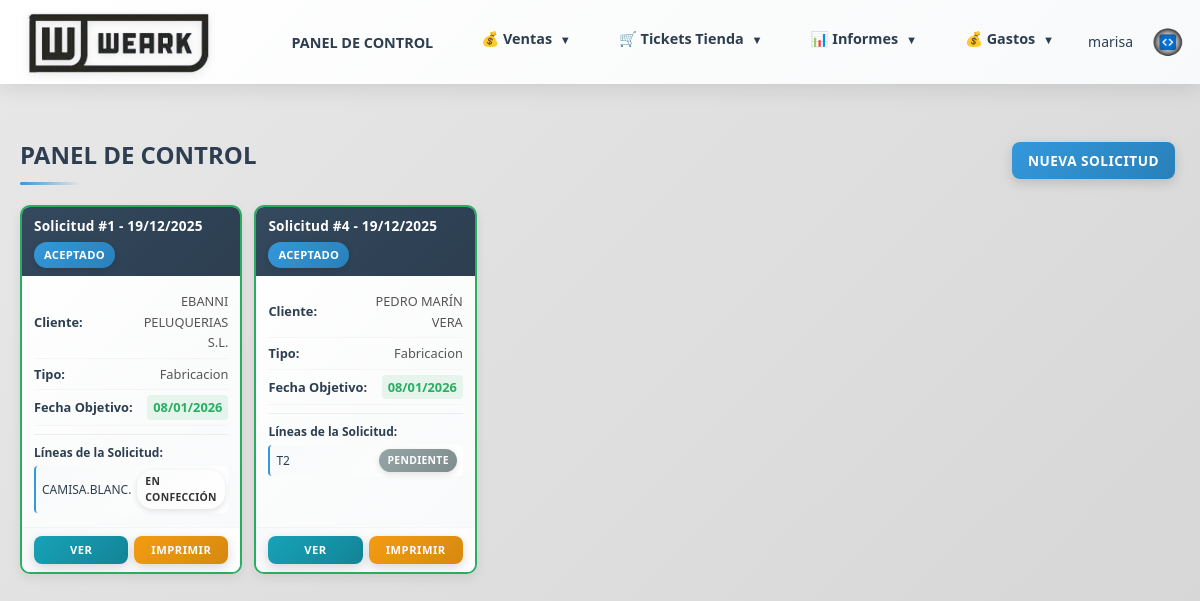
Before: / (signed in) with the older database file.
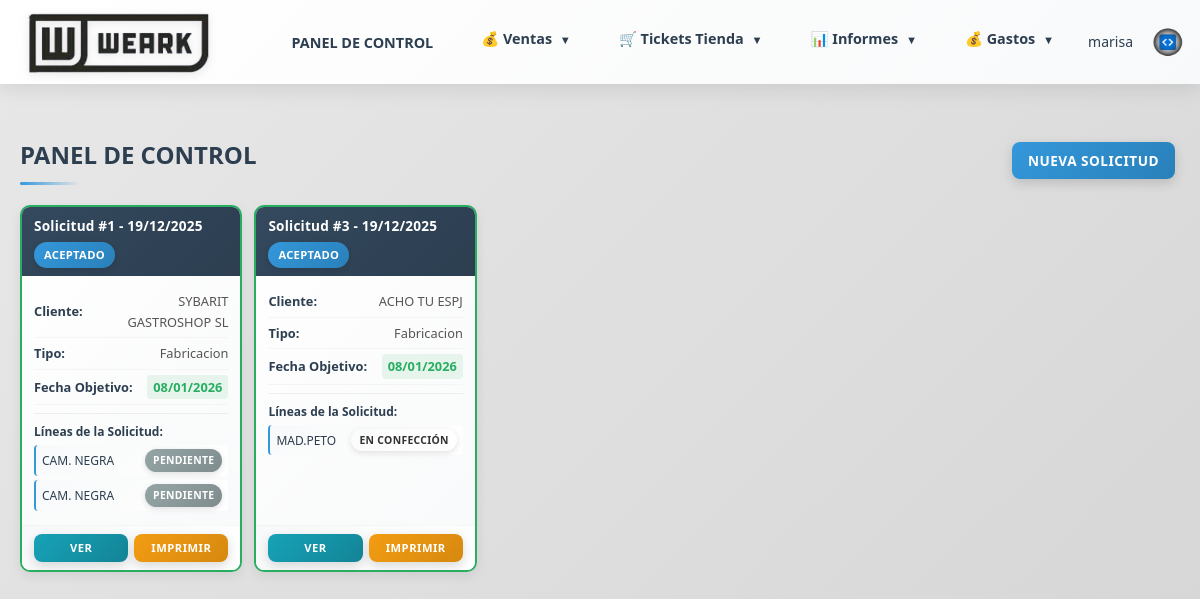
After: the same page with the newer database file.
### models.py (models this page shows, shortened)
class Presupuesto(db.Model):
    __tablename__ = 'presupuestos'
    id = db.Column(db.Integer, primary_key=True)
    comercial_id = db.Column(db.Integer, db.ForeignKey('comerciales.id'), nullable=False)
    cliente_id = db.Column(db.Integer, db.ForeignKey('clientes.id'), nullable=False)
    tipo_pedido = db.Column(db.String(50), nullable=False)  # confeccion, bordado, serigrafia, sublimacion, varios
    estado = db.Column(db.String(50), nullable=False, default='presupuesto')  # presupuesto, aceptado, diseño, diseño finalizado, en preparacion, todo listo, enviado, entregado al cliente, pedido rechazado
    forma_pago = db.Column(db.Text)
    imagen_diseno = db.Column(db.String(255))
    imagen_portada = db.Column(db.String(255))  # Imagen de portada (primera página)
    imagen_adicional_1 = db.Column(db.String(255))  # Imagen adicional 1 (segunda página)
    descripcion_imagen_1 = db.Column(db.Text)  # Descripción de imagen adicional 1
    imagen_adicional_2 = db.Column(db.String(255))  # Imagen adicional 2 (segunda página)
    descripcion_imagen_2 = db.Column(db.Text)  # Descripción de imagen adicional 2
    imagen_adicional_3 = db.Column(db.String(255))  # Imagen adicional 3 (segunda página)
    descripcion_imagen_3 = db.Column(db.Text)  # Descripción de imagen adicional 3
    imagen_adicional_4 = db.Column(db.String(255))  # Imagen adicional 4 (segunda página)
    descripcion_imagen_4 = db.Column(db.Text)  # Descripción de imagen adicional 4
    imagen_adicional_5 = db.Column(db.String(255))  # Imagen adicional 5 (segunda página)
    descripcion_imagen_5 = db.Column(db.Text)  # Descripción de imagen adicional 5
    seguimiento = db.Column(db.Text)
    fecha_presupuesto = db.Column(db.Date)  # Fecha cuando se marcó como presupuesto (usa fecha_creacion si no existe)
    fecha_aceptado = db.Column(db.Date)  # Fecha cuando se aceptó
    fecha_diseno = db.Column(db.Date)  # Fecha cuando se marcó como diseño
    fecha_diseno_finalizado = db.Column(db.Date)  # Fecha cuando se finalizó el diseño
    fecha_en_preparacion = db.Column(db.Date)  # Fecha cuando se marcó como en preparación
    fecha_todo_listo = db.Column(db.Date)  # Fecha cuando se marcó como todo listo
    fecha_enviado = db.Column(db.Date)  # Fecha cuando se envió
    fecha_entregado_cliente = db.Column(db.Date)  # Fecha cuando se entregó al cliente
    fecha_rechazado = db.Column(db.Date)  # Fecha cuando se rechazó
    fecha_aceptacion = db.Column(db.Date)  # Alias de fecha_aceptado para compatibilidad
    fecha_objetivo = db.Column(db.Date)  # Fecha objetivo de entrega
    fecha_entrega_trabajo = db.Column(db.Date)
    fecha_envio_taller = db.Column(db.Date)
    fecha_entrega_bordados = db.Column(db.Date)
    fecha_entrega_cliente = db.Column(db.Date)
    fecha_pendiente_enviar = db.Column(db.Date)  # Deprecated: usar fecha_presupuesto
    fecha_envio = db.Column(db.Date)  # Deprecated: usar fecha_enviado
    fecha_respuesta = db.Column(db.Date)  # Deprecated: usar fecha_aceptado o fecha_rechazado
    fecha_creacion = db.Column(db.DateTime, default=datetime.utcnow)
    lineas = db.relationship('LineaPresupuesto', backref='presupuesto', lazy=True, cascade='all, delete-orphan')

class Cliente(db.Model, UserMixin):
    __tablename__ = 'clientes'
    id = db.Column(db.Integer, primary_key=True)
    nombre = db.Column(db.String(200), nullable=False)
    alias = db.Column(db.String(200))  # Alias o nombre alternativo
    nif = db.Column(db.String(20))  # NIF/CIF del cliente
    direccion = db.Column(db.Text)
    poblacion = db.Column(db.String(100))  # Población
    provincia = db.Column(db.String(100))  # Provincia
    codigo_postal = db.Column(db.String(10))  # Código Postal
    pais = db.Column(db.String(100), default='España')  # País
    telefono = db.Column(db.String(50))  # Teléfono fijo
    movil = db.Column(db.String(50))  # Teléfono móvil
    email = db.Column(db.String(100))
    categoria = db.Column(db.String(50))  # Categoría: hosteleria, clinica, colegio, emerita, carnaval, transporte, varios
    personas_contacto = db.Column(db.Text)  # Personas de contacto
    anotaciones = db.Column(db.Text)  # Anotaciones adicionales
    usuario_web = db.Column(db.String(80), unique=True, nullable=True)  # Usuario para acceso web
    password_hash = db.Column(db.String(255), nullable=True)  # Contraseña hash
    fecha_creacion = db.Column(db.DateTime, default=datetime.utcnow)
    fecha_alta = db.Column(db.Date)  # Fecha de alta del cliente
    ultimo_acceso = db.Column(db.DateTime)
    comercial_id = db.Column(db.Integer, db.ForeignKey('comerciales.id'), nullable=True)
    comercial = db.relationship('Comercial', backref='clientes_asignados', lazy=True)
    pedidos = db.relationship('Pedido', backref='cliente', lazy=True)
    presupuestos = db.relationship('Presupuesto', backref='cliente', lazy=True)

class LineaPresupuesto(db.Model):
    __tablename__ = 'lineas_presupuesto'
    id = db.Column(db.Integer, primary_key=True)
    presupuesto_id = db.Column(db.Integer, db.ForeignKey('presupuestos.id'), nullable=False)
    prenda_id = db.Column(db.Integer, db.ForeignKey('prendas.id'), nullable=False)
    nombre = db.Column(db.String(200), nullable=False)  # Mantenido para compatibilidad, no se usa en la UI
    cargo = db.Column(db.String(100))  # Mantenido para compatibilidad, no se usa en la UI
    nombre_mostrar = db.Column(db.String(200), nullable=True)  # Nombre para mostrar al cliente
    cantidad = db.Column(db.Integer, nullable=False, default=1)
    color = db.Column(db.String(50))
    forma = db.Column(db.String(100))
    tipo_manda = db.Column(db.String(100))
    sexo = db.Column(db.String(20))  # Masculino, Femenino, Unisex
    talla = db.Column(db.String(20))
    tejido = db.Column(db.String(100))
    precio_unitario = db.Column(db.Numeric(10, 2), nullable=True)  # Precio unitario de la línea
    descuento = db.Column(db.Numeric(5, 2), nullable=False, default=0)  # Porcentaje de descuento (0-100)
    precio_final = db.Column(db.Numeric(10, 2), nullable=True)  # Precio unitario con descuento aplicado
    estado = db.Column(db.String(50), nullable=False, default='pendiente')  # pendiente, en confección, en bordado, listo

class Prenda(db.Model):
    __tablename__ = 'prendas'
    id = db.Column(db.Integer, primary_key=True)
    nombre = db.Column(db.String(200), nullable=False)
    tipo = db.Column(db.String(50), nullable=False)  # pantalon, camisa, zapato, camiseta, etc.
    precio_coste = db.Column(db.Numeric(10, 2), nullable=False, default=0)  # Precio de coste
    precio_venta = db.Column(db.Numeric(10, 2), nullable=False, default=0)  # Precio de venta
    lineas_pedido = db.relationship('LineaPedido', backref='prenda', lazy=True)
    lineas_presupuesto = db.relationship('LineaPresupuesto', backref='prenda', lazy=True)

### routes/index.py (the view)
@index_bp.route('/')
@login_required
def index():
    try:
        from sqlalchemy.orm import joinedload
        from models import LineaPresupuesto
        from sqlalchemy import or_
        estados_mostrar = ['aceptado', 'diseño', 'diseño finalizado', 'en preparacion', 'todo listo', 'enviado']
        solicitudes = Presupuesto.query.filter(
            Presupuesto.estado.in_(estados_mostrar)
        ).options(
            joinedload(Presupuesto.cliente),
            joinedload(Presupuesto.lineas).joinedload(LineaPresupuesto.prenda)
        ).all()
        hoy = datetime.now().date()
        from extensions import db
        necesita_commit = False
        for solicitud in solicitudes:
            if solicitud.fecha_aceptado and not solicitud.fecha_objetivo:
                solicitud.fecha_objetivo = solicitud.fecha_aceptado + timedelta(days=20)
                necesita_commit = True
            if solicitud.fecha_objetivo:
                dias_restantes = (solicitud.fecha_objetivo - hoy).days
                if dias_restantes <= 5:
                    solicitud.fecha_class = 'urgente'
                elif dias_restantes <= 10:
                    solicitud.fecha_class = 'proxima'
                else:
                    solicitud.fecha_class = 'ok'
            else:
                solicitud.fecha_class = ''
        if necesita_commit:
            try:
                db.session.commit()
            except Exception as e:
                db.session.rollback()
                print(f"Error al guardar fechas objetivo: {e}")
        solicitudes.sort(key=lambda s: (
            s.fecha_objetivo if s.fecha_objetivo else datetime.max.date(),
            s.fecha_aceptado if s.fecha_aceptado else datetime.max.date()
        ))
        return render_template('index.html', solicitudes=solicitudes)
    except Exception as e:
        import traceback
        error_msg = f"Error en index: {str(e)}\n{traceback.format_exc()}"
        print(error_msg)
        flash(f'Error al cargar el panel de control: {str(e)}', 'error')
        return render_template('index.html', solicitudes=[])

### app.py (called while the page is built)
@login_manager.user_loader
def load_user(user_id):
    from models import Usuario, Cliente
    if user_id.startswith('cliente_'):
        cliente_id = int(user_id.replace('cliente_', ''))
        cliente = Cliente.query.get(cliente_id)
        if cliente and cliente.tiene_acceso_web():
            return cliente
        return None
    else:
        return Usuario.query.get(int(user_id))

### models.py (called while the page is built)
    def is_supervisor(self):
        return self.rol == 'supervisor'

### templates/index.html (shortened to what this page needs)
{% extends "base.html" %}
{% block content %}
<div style="display: flex; align-items: center; justify-content: space-between; margin-bottom: 20px; flex-wrap: wrap; gap: 15px;">
    <h2 style="font-size: 1.5rem; margin: 0;">PANEL DE CONTROL</h2>
    <div style="display: flex; gap: 10px; flex-wrap: wrap;">
        <a href="{{ url_for('solicitudes.nueva_solicitud') }}" class="btn btn-primary" style="padding: 8px 16px; font-size: 0.85rem;">Nueva Solicitud</a>
    </div>
</div>
{% if solicitudes %}
<div class="pedidos-grid">
    {% for solicitud in solicitudes %}
    <div class="pedido-card {% if solicitud.fecha_class %}pedido-{{ solicitud.fecha_class }}{% endif %}">
        <div class="pedido-card-header">
            <div class="pedido-id">
                Solicitud #{{ solicitud.id }}{% if solicitud.fecha_aceptado %} - {{ solicitud.fecha_aceptado.strftime('%d/%m/%Y') }}{% endif %}
            </div>
            <span class="badge badge-estado-{{ solicitud.estado|lower|replace(' ', '-') }}">{{ solicitud.estado|title }}</span>
        </div>
        <div class="pedido-card-body">
            <div class="pedido-info-item">
                <strong>Cliente:</strong>
                <span>{{ solicitud.cliente.nombre if solicitud.cliente else 'N/A' }}</span>
            </div>
            <div class="pedido-info-item">
                <strong>Tipo:</strong>
                <span>{{ solicitud.tipo_pedido|title }}</span>
            </div>
            <div class="pedido-info-item">
                <strong>Fecha Objetivo:</strong>
                <span>
                    {% if solicitud.fecha_objetivo %}
                        <span class="fecha-objetivo {{ solicitud.fecha_class }}">
                            {{ solicitud.fecha_objetivo.strftime('%d/%m/%Y') }}
                        </span>
                    {% else %}
                        -
                    {% endif %}
                </span>
            </div>
            {% if solicitud.lineas %}
            <div class="pedido-lineas-container">
                <strong>Líneas de la Solicitud:</strong>
                <ul class="pedido-lineas-list">
                    {% for linea in solicitud.lineas %}
                    <li class="linea-item">
                        <span class="linea-nombre">{{ linea.prenda.nombre if linea.prenda else 'N/A' }}</span>
                        <span class="badge badge-estado-linea badge-estado-{{ linea.estado|lower|replace(' ', '-') }}">{{ linea.estado|title }}</span>
                    </li>
                    {% endfor %}
                </ul>
            </div>
            {% endif %}
        </div>
        <div class="pedido-card-actions">
            <a href="{{ url_for('solicitudes.ver_solicitud', solicitud_id=solicitud.id) }}" class="btn btn-info">Ver</a>
            <a href="{{ url_for('presupuestos.descargar_pdf_presupuesto', presupuesto_id=solicitud.id) }}" class="btn btn-warning" target="_blank">Imprimir</a>
        </div>
    </div>
    {% endfor %}
</div>
{% else %}
<p>No hay solicitudes activas. <a href="{{ url_for('solicitudes.nueva_solicitud') }}">Crear primera solicitud</a></p>
{% endif %}
{% endblock %}

Changed rows visible on the page:
removed Presupuesto: id "4", fecha_aceptado "19/12/2025", estado "ACEPTADO", cliente "PEDRO MARÍN VERA", tipo_pedido "Fabricacion", fecha_objetivo "08/01/2026", LineaPresupuesto (prenda "T2", estado "PENDIENTE")
changed Presupuesto id 1: cliente "EBANNI PELUQUERIAS S.L." → "SYBARIT GASTROSHOP SL"; gains LineaPresupuesto (prenda "CAM. NEGRA", estado "PENDIENTE")
changed LineaPresupuesto (number 1 of 3 on the later page): prenda "CAMISA.BLANC." → "CAM. NEGRA"; estado "EN CONFECCIÓN" → "PENDIENTE"
now on this page (row edited): Presupuesto: id "3", fecha_aceptado "19/12/2025", estado "ACEPTADO", cliente "ACHO TU ESPJ", tipo_pedido "Fabricacion", fecha_objetivo "08/01/2026"
added LineaPresupuesto: prenda "MAD.PETO", estado "EN CONFECCIÓN", shown under "3"
